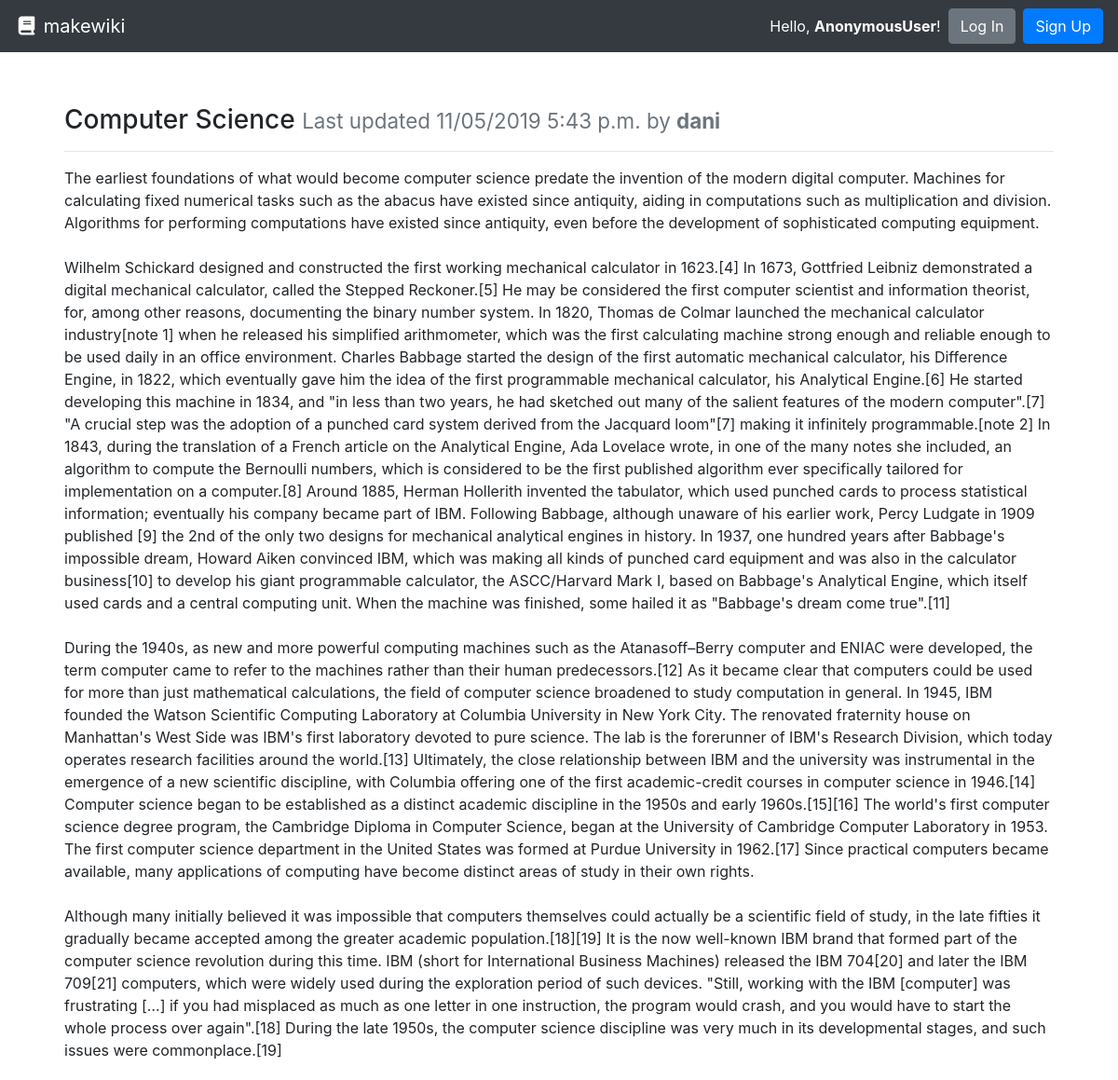
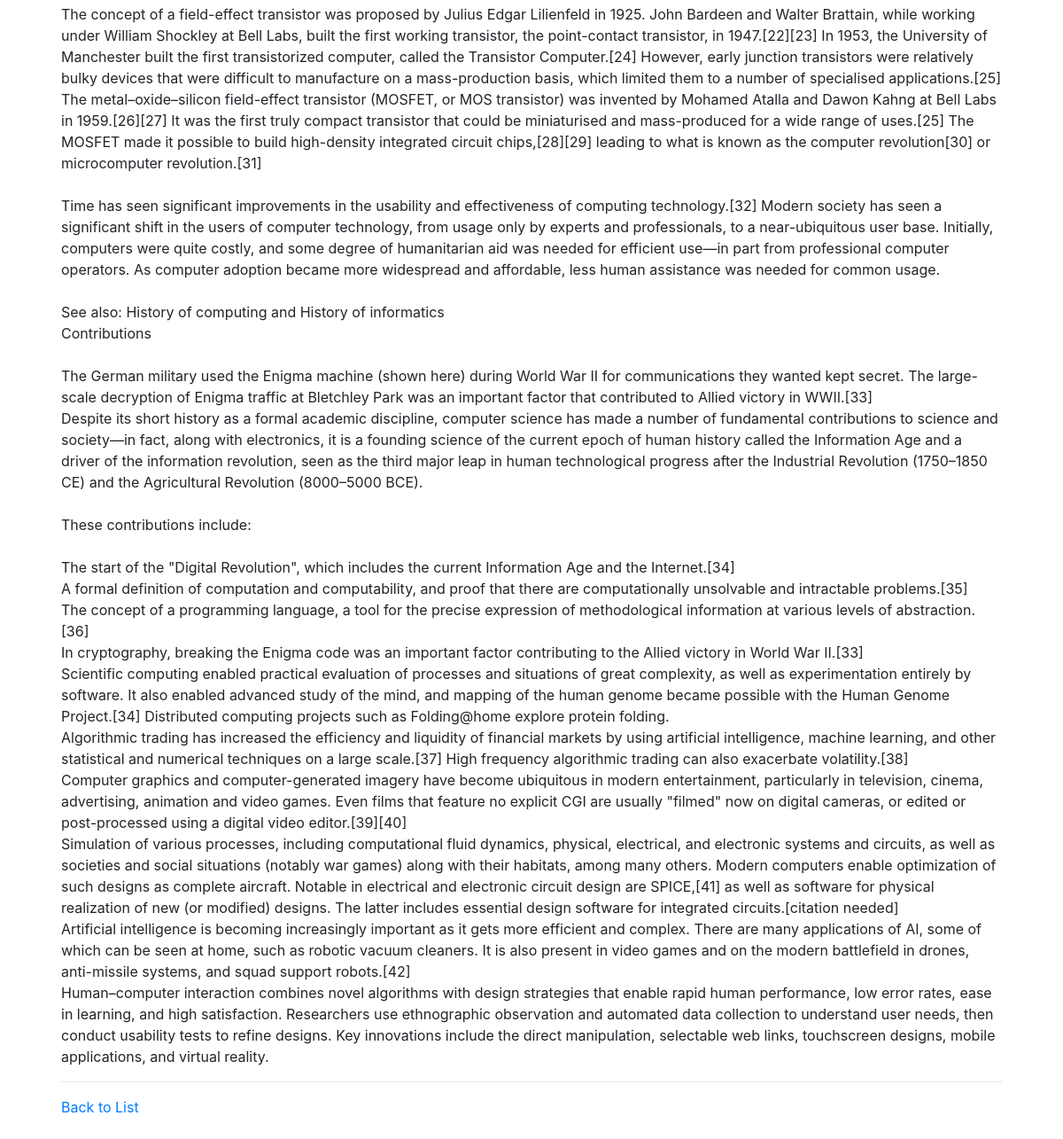
Page /computer-science/ on the committed database (2 pictures, top to bottom).
### wiki/models.py (models this page shows, shortened)
class Page(models.Model):
    title = models.CharField(max_length=settings.WIKI_PAGE_TITLE_MAX_LENGTH, unique=True,
                             help_text="Title of your page.")
    author = models.ForeignKey(User, on_delete=models.PROTECT,
                               help_text="The user that posted this article.")
    slug = models.CharField(max_length=settings.WIKI_PAGE_TITLE_MAX_LENGTH, blank=True, editable=False,
                            help_text="Unique URL path to access this page. Generated by the system.")
    content = models.TextField(
        help_text="Write the content of your page here.")
    created = models.DateTimeField(auto_now_add=True,
                                   help_text="The date and time this page was created. Automatically generated when the model saves.")
    modified = models.DateTimeField(auto_now=True,
                                    help_text="The date and time this page was updated. Automatically generated when the model updates.")

### wiki/views.py (the view)
# urls.py: path('<str:slug>/', PageDetailView.as_view(), name='wiki-details-page'),
class PageDetailView(DetailView):
    model = Page
    def get(self, request, slug):
        page  = self.get_queryset().get(slug__iexact=slug)
        return render(request, 'page.html', {
          'page': page
        })

### wiki/templates/page.html
{% extends "base.html" %}
{% block content %}
  <div class="row">
    <div class="col m-4">
      <h3>{{ page.title }} <small class="text-muted">Last updated {{ page.modified|date:"SHORT_DATETIME_FORMAT" }} by <b>{{ page.author.username }}</b></small></h3>
      <hr>
      <p>{{ page.content|linebreaksbr }}</p>
      <hr>
      <a href="{% url 'wiki-list-page' %}">Back to List</a>
    </div>
  </div>
{% endblock %}

### rows in the picture
Page: title "Computer Science", modified "11/05/2019 5:43 p.m.", author.username "dani", content "The earliest foundations of what would become computer science predate the invention of the modern digital computer. Machines for calculating fixed numerical tasks such as the abacus have existed since antiquity, aiding in computations such as multiplication and division. Algorithms for performing computations have existed since antiquity, even before the development of sophisticated computing equipment. Wilhelm Schickard designed and constructed the first working mechanical calculator in 1623.[4] In 1673, Gottfried Leibniz demonstrated a digital mechanical calculator, called the Stepped Reckoner.[5] He may be considered the first computer scientist and information theorist, for, among…"

### other values in the picture
{{ user }} "AnonymousUser"
